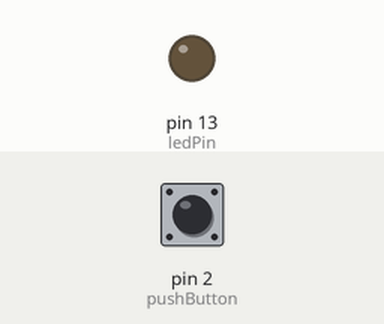
This sketch was run on a simulated Arduino Uno, built with avr-gcc and run on an emulated ATmega328P. On the bench: output pins drawn as LEDs (lit = HIGH). Inputs (shaded band) come from the test bench; at power-on: pin 2 (pushButton) LOW.

Above: at 1.2 s.
1.3 s: pin 2 (pushButton) pulled HIGH for 0.15 s
At 1.41 s:
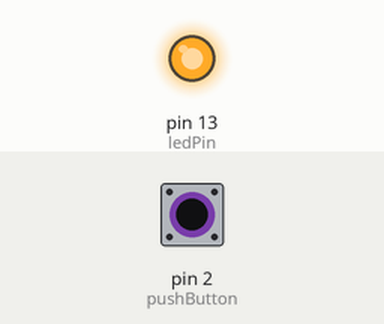
3.0 s: pin 2 (pushButton) pulled HIGH for 3.2 s
At 6.8 s:
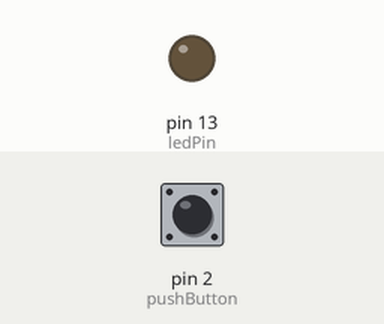
Timing chart, 0 to 8.3 s (numbered marks = the images above; inputs shaded):
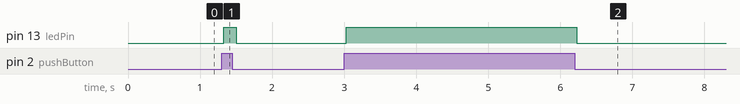

Measured:
- after the input at 1.3 s, pin 13 (ledPin): LOW → HIGH at once, → LOW 0.18 s later
- after the input at 3.0 s, pin 13 (ledPin): LOW → HIGH at once, → LOW 3.2 s later

The sketch:

pushbutton.ino
```cpp
/*This is a test code to interact with the push buttons,
the code outputs light when the button is pressed*/
//pin 2 of the controller is reserved for the push button
const int pushButton = 2;
//pin 13 which has an onboard LED on Arduino and the Pro Trinket
//is used to show the state of the push button
const int ledPin = 13;
//Variable to store the current state of the button
int state;
void setup() {
  //Declare inputs and outputs
  pinMode(pushButton, INPUT);
  pinMode(ledPin, OUTPUT);
  //Initialize led to 0V
  digitalWrite(ledPin,LOW);
}

void loop() {

state = digitalRead(pushButton);
delay(25);

if(state == HIGH){

  digitalWrite(ledPin,HIGH);
  delay(20);

  }else {
    digitalWrite(ledPin,LOW);}

}
```
